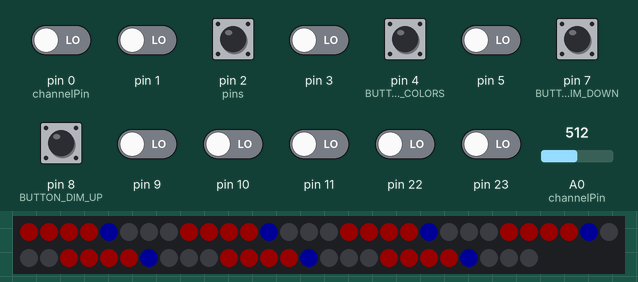
This sketch was run on a simulated Arduino Uno, built with avr-gcc and run on an emulated ATmega328P. Shown: 56 RGB LEDs in strip order, left to right, continuing on the next row. The test bench sets the inputs (shaded band); at power-on: pin 2 (pins), pin 4 (BUTTON_COLORS), pin 7 (BUTTON_DIM_DOWN), pin 8 (BUTTON_DIM_UP) HIGH, pin 0 (channelPin), pin 1, pin 3, pin 5, pin 9–11, pin 22, pin 23 LOW, A0 (channelPin) = 512. Dim RGB values are drawn brighter than linear.

Above: at 1.2 s.
1.3 s: A0 (channelPin) set to 501
At 1.9 s:
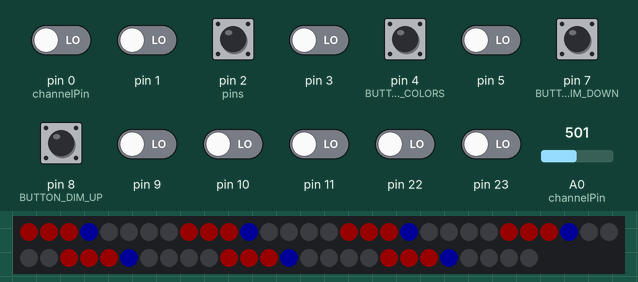
3.0 s: A0 (channelPin) set to 392
4.5 s: A0 (channelPin) set to 375
At 5.2 s:
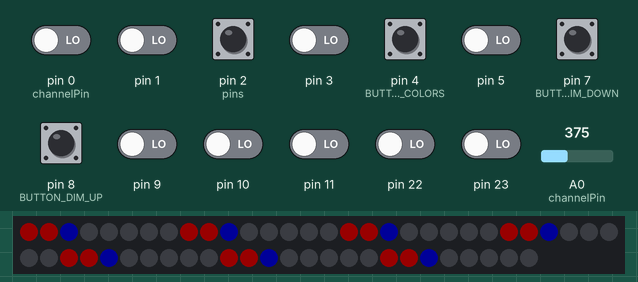
6.2 s: pin 7 (BUTTON_DIM_DOWN) pulled LOW for 0.15 s
At 6.9 s:
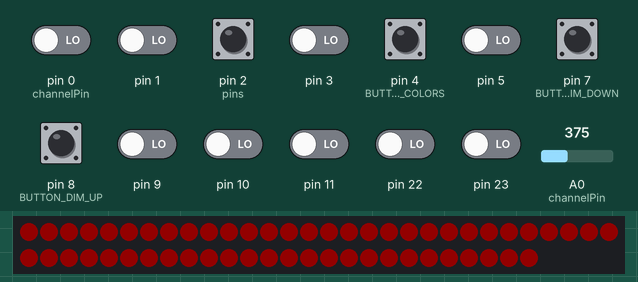
9.3 s: pin 4 (BUTTON_COLORS) pulled LOW for 0.15 s
At 10.1 s:
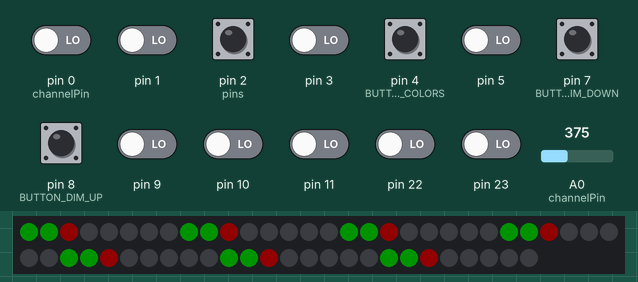
12.4 s: pin 2 (pins) pulled LOW for 0.15 s
At 13.6 s:
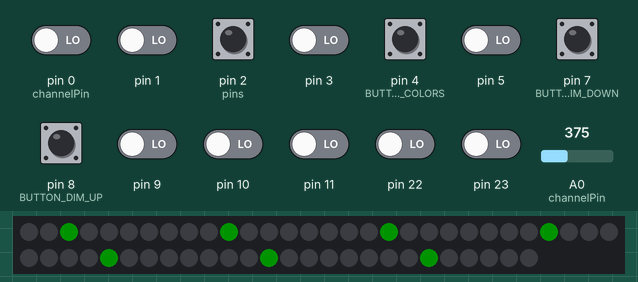
Timing chart, 0 to 15.4 s (numbered marks = the images above; inputs shaded):
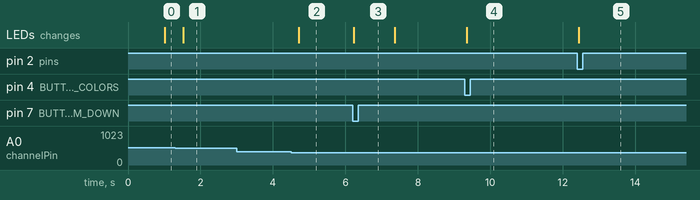

Measured:
- after the input at 1.3 s, the LEDs: change after 0.22 s (image 1)
- after the input at 3.0 s, every drawn part: stays the same
- after the input at 4.5 s, the LEDs: change after 0.21 s (image 2)
- after the input at 6.2 s, the LEDs: change at once (image 3)
- after the input at 9.3 s, the LEDs: change after 0.05 s (image 4)
- after the input at 12.4 s, the LEDs: change after 0.05 s (image 5)

The sketch:

equalizer_neopixel.ino
```cpp
#include <util/atomic.h>
#include <Adafruit_NeoPixel.h>
#ifdef __AVR__
#include <avr/power.h>
#endif

Adafruit_NeoPixel pixels = Adafruit_NeoPixel(56, 6, NEO_GRB + NEO_KHZ800);

#define BUTTON_MODE PD2
#define BUTTON_COLORS PD4
#define BUTTON_DIM_UP PB0
#define BUTTON_DIM_DOWN PD7
#define countArr(number) sizeof(number)/sizeof(number[0])
#define NUM_COLS 7

//MSGEQ7 pins
#define channelPin 0
#define strobePin PB4
#define resetPin PB5

uint8_t pressed[] = {0, 0, 0, 0};
uint8_t released[] = {1, 1, 1, 1};
uint32_t millis_pressed[] = {0, 0, 0, 0};
uint32_t millis_released[] = {0, 0, 0, 0};
uint32_t last_millis = 0;
uint32_t last_millis_fall[7];
uint32_t last_millis_stay_max[7];

uint16_t spectrumLeftValue[7];
uint16_t spectrumRightValue[7];
uint8_t filter = 120;
uint16_t spectrumValue[7];
uint16_t amplitudeBitsLast[7];
uint16_t maxFreq;
uint8_t modeType = 1;
uint16_t speedFall = 60;//the speed (ms) of max amplitude falling
uint16_t stayMaxFall = 200; // how much time (ms) will stay at max amplitude before starting to fall
uint16_t speedFall_1 = 40;

uint8_t brightness = 40;
uint8_t max_brightness = 200;

uint32_t colors[8];
uint8_t cntColors = 0;

uint32_t peakColor;

boolean debug = 0;
boolean first_splash = 1;
uint16_t sum_spectrumValues = 0;
boolean debug_spectrumValues = 0;
boolean debug_once = 0;

void setup() {
  DDRD &= ~(1 << BUTTON_MODE); //BUTTON_MODE INPUT
  PORTD |= (1 << BUTTON_MODE); //BUTTON_MODE INPUT_PULLUP

  DDRB &= ~(1 << BUTTON_DIM_UP); //BUTTON_DIM INPUT
  PORTB |= (1 << BUTTON_DIM_UP); //BUTTON_DIM INPUT_PULLUP

  DDRD &= ~(1 << BUTTON_COLORS); //BUTTON_COLORS INPUT
  PORTD |= (1 << BUTTON_COLORS); //BUTTON_COLORS INPUT_PULLUP

  DDRD &= ~(1 << BUTTON_DIM_DOWN); //BUTTON_NAN INPUT
  PORTD |= (1 << BUTTON_DIM_DOWN); //BUTTON_NAN INPUT_PULLUP

  TCCR1A |= (1 << WGM10) | (1 << WGM11);
  TCCR1B = (1 << CS11) | (1 << CS10) | (1 << WGM12) | (1 << WGM13); // Normal port operation, 64 prescaller, Fast PWM OCRA
  OCR1A = 1250; //200Hz
  TIMSK1 = (1 << TOIE1);

  DDRB |= (1 << strobePin) | (1 << resetPin);

  MSGEQ7_reset();

  pixels.begin();
  pixels.setBrightness(brightness + 1);

  setColors(cntColors);
}

void loop() {

  //press MODE for more than 1 sec to enter debug mode
  if (!buttonReleased(0) && (millis() - millis_pressed[0]) > 1000) {
    debug = !debug;
    if (debug) {
      Serial.begin(9600);
      Serial.println("Starting debugging...");
    }
    else {
      Serial.println("Stop debugging...");
      Serial.end();
    }
    pressed[0] = 0;
    released[0] = 1;
  }

  //MODE - cycle throw modes
  if (buttonPressed(0)) {
    ++modeType %= 4;
    pressed[0] = 0;
    if (debug) {
      Serial.print("SET Mode type: ");
      Serial.println(modeType);
    }
  }

  //COLORS - cycle throw colors
  if (buttonPressed(1)) {
    ++cntColors %= 4;
    setColors(cntColors);
    pressed[1] = 0;

    if (debug) {
      Serial.print("SET Colors: ");
      Serial.println(cntColors);
    }
  }

  //DIM - cycle throw brightness UP (DIM)
  if (buttonPressed(3)) {
    if (brightness < max_brightness) {
      brightness = floor(brightness / 10) * 10 + 10;
    }
    pixels.setBrightness(brightness + 1);
    pressed[3] = 0;

    if (debug) {
      Serial.print("DIM UP: ");
      Serial.println(brightness + 1);
    }
  }

  //DIM - cycle throw brightness DOWN (DIM)
  if (buttonPressed(2)) {
    if (brightness > 10) {
      brightness = floor(brightness / 10) * 10  - 10;
    }
    else if (brightness > 0) {
      brightness = 0;
    }
    pixels.setBrightness(brightness + 1);
    pressed[2] = 0;

    if (debug) {
      Serial.print("DIM DOWN: ");
      Serial.println(brightness + 1);
    }
  }

  //if buton DIM UP is pressed and not released for more than 1 sec, it will increment automaticallly the brightness, till max brightness
  if ( !buttonReleased(3)
       &&
       (millis() - millis_pressed[3]) > 1000
       &&
       (millis() - last_millis) > 20
     ) {
    if (brightness < max_brightness) {
      brightness++;
      pixels.setBrightness(brightness + 1);

      if (debug) {
        Serial.print("DIM UP incr: ");
        Serial.println(brightness + 1);
      }
    }
    last_millis = millis();
  }

  //if buton DIM DOWN is pressed and not released for more than 1 sec, it will decrement automaticallly the brightness, till 0
  if ( !buttonReleased(2)
       &&
       (millis() - millis_pressed[2]) > 1000
       &&
       (millis() - last_millis) > 20
     ) {
    if (brightness > 0) {
      brightness--;
      pixels.setBrightness(brightness + 1);

      if (debug) {
        Serial.print("DIM DOWN decr: ");
        Serial.println(brightness + 1);
      }
    }
    last_millis = millis();
  }

  //light all leds to the designated brightness and sustain the light after releasing for 1 sec
  if (
    ( (millis() - millis_released[2]) < 1000 ||  (millis() - millis_released[3]) < 1000 )
    ||
    ( !buttonReleased(2) ||  !buttonReleased(3) )

  ) {
    if (brightness >= max_brightness) {
      pixels.clear();
      //lightSmileFace();
      Adi();
      pixels.show();
    }
    else if (brightness == 0) {
      pixels.clear();
      //lightSadFace();
      Adi();
      pixels.show();
    }
    else {
      pixels.clear();
      if (first_splash) {
        Adi();
      }
      else {
        lightFullLeds();
      }
      pixels.show();
    }
  }
  else {
    first_splash = 0;
    MSGEQ7_read();

    pixels.clear();
    pixels.show();

    ledLights(spectrumValue, countArr(spectrumValue), modeType);

    pixels.show();
  }

}

void setColors(uint8_t colorType) {
  switch (colorType) {
    case 0:
      colors[0] = pixels.Color(153, 0, 0);
      colors[1] = pixels.Color(153, 0, 0);
      colors[2] = pixels.Color(153, 0, 0);
      colors[3] = pixels.Color(153, 0, 0);
      colors[4] = pixels.Color(153, 0, 0);
      colors[5] = pixels.Color(153, 0, 0);
      colors[6] = pixels.Color(153, 0, 0);
      colors[7] = pixels.Color(153, 0, 0);

      peakColor = pixels.Color(0, 0, 153);
      break;
    case 1:
      colors[0] = pixels.Color(0, 153, 0);
      colors[1] = pixels.Color(0, 153, 0);
      colors[2] = pixels.Color(0, 153, 0);
      colors[3] = pixels.Color(0, 153, 0);
      colors[4] = pixels.Color(0, 153, 0);
      colors[5] = pixels.Color(0, 153, 0);
      colors[6] = pixels.Color(0, 153, 0);
      colors[7] = pixels.Color(0, 153, 0);

      peakColor = pixels.Color(153, 0, 0);
      break;
    case 2:
      colors[0] = pixels.Color(0, 0, 153);
      colors[1] = pixels.Color(0, 0, 153);
      colors[2] = pixels.Color(0, 0, 153);
      colors[3] = pixels.Color(0, 0, 153);
      colors[4] = pixels.Color(0, 0, 153);
      colors[5] = pixels.Color(0, 0, 153);
      colors[6] = pixels.Color(0, 0, 153);
      colors[7] = pixels.Color(0, 0, 153);

      peakColor = pixels.Color(153, 0, 0);
      break;
    case 3:
      colors[0] = pixels.Color(0, 0, 153);
      colors[1] = pixels.Color(0, 0, 153);
      colors[2] = pixels.Color(224, 224, 0);
      colors[3] = pixels.Color(224, 224, 0);
      colors[4] = pixels.Color(224, 224, 0);
      colors[5] = pixels.Color(153, 0, 0);
      colors[6] = pixels.Color(153, 0, 0);
      colors[7] = pixels.Color(153, 0, 0);

      peakColor = pixels.Color(153, 0, 0);
      break;
    default:
      colors[0] = pixels.Color(0, 153, 0);
      colors[1] = pixels.Color(0, 153, 0);
      colors[2] = pixels.Color(0, 153, 0);
      colors[3] = pixels.Color(0, 153, 0);
      colors[4] = pixels.Color(0, 153, 0);
      colors[5] = pixels.Color(0, 153, 0);
      colors[6] = pixels.Color(0, 153, 0);
      colors[7] = pixels.Color(0, 153, 0);

      peakColor = pixels.Color(153, 0, 0);
  };
}

void ledLights(uint16_t *spectrumValue, uint8_t sizeSpectrum, uint8_t type) {
  uint8_t amplitudeBits = 0;
  uint8_t max_amplitudeBits = 0;

  //MODE 0 :: lights all leds till amplitude
  if (type == 0) {
    for (int i = 0 ; i < NUM_COLS; i++) {
      amplitudeBits = floor(spectrumValue[i] / 128) + 1; // 1024 / 8 = 128
      if (spectrumValue[i] < filter) {
        amplitudeBits = 0;
      }
      lightAllBand(i, amplitudeBits, colors);
    }
  }

  //MODE 1 :: lights all leds till amplitude + fall max amplitude
  if (type == 1) {
    for (int i = 0 ; i < NUM_COLS; i++) {
      amplitudeBits = floor(spectrumValue[i] / 128) + 1; // 1024 / 8 = 128
      if (spectrumValue[i] < filter) {
        amplitudeBits = 0;
      }
      lightAllBand(i, amplitudeBits, colors);

      if (amplitudeBits >= amplitudeBitsLast[i]) {
        amplitudeBitsLast[i] = amplitudeBits;
        last_millis_fall[i] = millis();
        last_millis_stay_max[i] = millis();
      }
      else if (amplitudeBitsLast[i] > 0 && (millis() - last_millis_fall[i]) > speedFall && (millis() - last_millis_stay_max[i]) > stayMaxFall) {
        amplitudeBitsLast[i]--;
        last_millis_fall[i] = millis();
      }

      if (amplitudeBitsLast[i] > 0) {
        if (cntColors != 3) {
          lightPixelBandColor(i, amplitudeBitsLast[i], peakColor);
        }
        else {
          lightPixelBand(i, amplitudeBitsLast[i], colors);
        }
      }
    }
  }


  //MODE 2 :: fall max amplitude
  if (type == 2) {
    for (int i = 0 ; i < NUM_COLS; i++) {
      amplitudeBits = floor(spectrumValue[i] / 128) + 1; // 1024 / 8 = 128
      if (spectrumValue[i] < filter) {
        amplitudeBits = 0;
      }

      if (amplitudeBits >= amplitudeBitsLast[i]) {
        amplitudeBitsLast[i] = amplitudeBits;
        last_millis_fall[i] = millis();
      }
      else if (amplitudeBitsLast[i] > 0 && (millis() - last_millis_fall[i]) > speedFall_1) {
        amplitudeBitsLast[i]--;
        last_millis_fall[i] = millis();
      }

      if (amplitudeBitsLast[i] > 0) {
        lightPixelBand(i, amplitudeBitsLast[i], colors);
      }
    }
  }

  //MODE 3 :: center maxim frequency and distribute the rest
  if (type == 3) {
    max_amplitudeBits = floor(maxFreq / 128) + 1;
    for (int i = 0 ; i < NUM_COLS; i++) {
      if (maxFreq < filter) {
        max_amplitudeBits = 0;
      }

      //if is center
      if (i == 3) {
        lightAllBand(i, max_amplitudeBits, colors);
      }
      else if (i < 3) {
        lightAllBand(i, (
                       (max_amplitudeBits - (3 - i)) > 0
                       ?
                       (max_amplitudeBits - (3 - i))
                       :
                       0
                     ), colors);
      }
      else {
        lightAllBand(i, (
                       (max_amplitudeBits - (i - 3)) > 0
                       ?
                       (max_amplitudeBits - (i - 3))
                       :
                       0
                     ), colors);
      }
    }
  }
}

void lightAllBand(uint8_t col, uint8_t amplitude, uint32_t *colors) {
  uint8_t a = 0;

  for (uint8_t i = 8 * col; i < (8 * col + amplitude); i++) {
    pixels.setPixelColor(i, colors[a++]);
  }
}

void lightPixelBand(uint8_t col, uint8_t amplitude, uint32_t *colors) {
  pixels.setPixelColor(8 * col + amplitude - 1, colors[amplitude - 1]);
}

void lightPixelBandColor(uint8_t col, uint8_t amplitude, uint32_t color) {
  pixels.setPixelColor(8 * col + amplitude - 1, color);
}

void lightFullLeds() {
  for (uint8_t i = 0; i < NUM_COLS; i++) {
    lightAllBand(i, 8, colors);
  }
}

void Adi() {
  pixels.setPixelColor(0, colors[0]);
  pixels.setPixelColor(1, colors[1]);
  pixels.setPixelColor(2, colors[2]);
  pixels.setPixelColor(3, colors[3]);
  pixels.setPixelColor(4, colors[4]);
  pixels.setPixelColor(5, colors[5]);
  pixels.setPixelColor(6, colors[6]);

  pixels.setPixelColor(11, colors[3]);
  pixels.setPixelColor(15, colors[7]);

  pixels.setPixelColor(16, colors[0]);
  pixels.setPixelColor(17, colors[1]);
  pixels.setPixelColor(18, colors[2]);
  pixels.setPixelColor(19, colors[3]);
  pixels.setPixelColor(20, colors[4]);
  pixels.setPixelColor(21, colors[5]);
  pixels.setPixelColor(22, colors[6]);

  pixels.setPixelColor(24, colors[0]);
  pixels.setPixelColor(25, colors[1]);
  pixels.setPixelColor(26, colors[2]);

  pixels.setPixelColor(32, colors[0]);
  pixels.setPixelColor(34, colors[2]);

  pixels.setPixelColor(40, colors[0]);
  pixels.setPixelColor(41, colors[1]);
  pixels.setPixelColor(42, colors[2]);
  pixels.setPixelColor(43, colors[3]);
  pixels.setPixelColor(44, colors[4]);
  pixels.setPixelColor(45, colors[5]);
  pixels.setPixelColor(46, colors[6]);
  pixels.setPixelColor(47, colors[7]);

  pixels.setPixelColor(48, colors[0]);
  pixels.setPixelColor(49, colors[1]);
  pixels.setPixelColor(50, colors[2]);
  pixels.setPixelColor(51, colors[3]);
  pixels.setPixelColor(52, colors[4]);
  pixels.setPixelColor(53, colors[5]);
  pixels.setPixelColor(55, colors[7]);

}

void lightSmileFace() {
  pixels.setPixelColor(2, colors[2]);
  pixels.setPixelColor(5, colors[5]);

  pixels.setPixelColor(9, colors[1]);
  pixels.setPixelColor(12, colors[4]);
  pixels.setPixelColor(13, colors[5]);
  pixels.setPixelColor(14, colors[6]);

  pixels.setPixelColor(16, colors[0]);
  pixels.setPixelColor(21, colors[5]);

  pixels.setPixelColor(24, colors[0]);

  pixels.setPixelColor(32, colors[0]);
  pixels.setPixelColor(37, colors[5]);

  pixels.setPixelColor(41, colors[1]);
  pixels.setPixelColor(44, colors[4]);
  pixels.setPixelColor(45, colors[5]);
  pixels.setPixelColor(46, colors[6]);

  pixels.setPixelColor(50, colors[2]);
  pixels.setPixelColor(53, colors[5]);
}

void lightSadFace() {
  pixels.setPixelColor(0, colors[0]);
  pixels.setPixelColor(5, colors[5]);

  pixels.setPixelColor(9, colors[1]);
  pixels.setPixelColor(12, colors[4]);
  pixels.setPixelColor(13, colors[5]);
  pixels.setPixelColor(14, colors[6]);

  pixels.setPixelColor(18, colors[2]);
  pixels.setPixelColor(21, colors[5]);

  pixels.setPixelColor(26, colors[2]);

  pixels.setPixelColor(34, colors[2]);
  pixels.setPixelColor(37, colors[5]);

  pixels.setPixelColor(41, colors[1]);
  pixels.setPixelColor(44, colors[4]);
  pixels.setPixelColor(45, colors[5]);
  pixels.setPixelColor(46, colors[6]);

  pixels.setPixelColor(48, colors[0]);
  pixels.setPixelColor(53, colors[5]);
}

void MSGEQ7_reset() {
  PORTB &= ~(1 << resetPin);  //init with STROBE and RESET low
  PORTB &= ~(1 << strobePin);

  PORTB |= (1 << resetPin) ; //set RESET high
  PORTB |= (1 << strobePin); //set STROBE high
  delayMicroseconds(18); //delay 18us for STROBE high (see timing diagram)

  PORTB &= ~(1 << strobePin); //set STROBE low
  delayMicroseconds(54); //delay 54us (tss 72us) for STROBE low (see timing diagram)

  PORTB &= ~(1 << resetPin); //set RESET low
  PORTB |= (1 << strobePin); //set STROBE high
  delayMicroseconds(18); //delay 18us for STROBE high (see timing diagram)
}

void MSGEQ7_read() {
  maxFreq = 0;
  for (int8_t i = 0; i <= 6; i++) {
    PORTB &= ~(1 << strobePin); //set STROBE low
    delayMicroseconds(10); // to = 36 us (see timing diagram)
    spectrumValue[i] = analogRead(channelPin);

    if (spectrumValue[i] < filter) {
      spectrumValue[i] = 0;
    }

    if (modeType == 3) { //get maximum value of frequencies
      if (i == 0) {
        maxFreq = spectrumValue[i];
      }
      else if (spectrumValue[i] > maxFreq && i <= 1) {
        maxFreq = spectrumValue[i];
      }
    }

    PORTB |= (1 << strobePin); //set STROBE high
    delayMicroseconds(10); // tss = 72 us (see timing diagram)
  }


  if (debug) {
    if(buttonReleased(0) || buttonReleased(1)){
      debug_once = 0;
    }

    if(!buttonReleased(0) && !buttonReleased(1) && !debug_once){
      debug_spectrumValues = !debug_spectrumValues;
      if(debug_spectrumValues){
        Serial.println("Show spectrum values....");
      }
      else{
        Serial.println("Hide spectrum values....");
      }
      debug_once = 1;
    }

    if (debug_spectrumValues) {
      sum_spectrumValues = array_sum(spectrumValue);
      if (sum_spectrumValues > 0) {
        for (uint8_t i = 0; i < countArr(spectrumValue); i++) {
          Serial.print(spectrumValue[i]);
          Serial.print("\t");
        }
        Serial.println();
      }
    }
  }
}

uint16_t array_sum(uint16_t *spectrumValue) {
  uint16_t sum = 0;

  for (uint8_t i = 0; i < 7; i++) {
    sum += spectrumValue[i];
  }

  return sum;
}

ISR(TIMER1_OVF_vect) {
  //every 5 ms check for debounce
  debouncePress();
}

void debouncePress() {

  volatile static uint8_t pins[] = {BUTTON_MODE, BUTTON_COLORS, BUTTON_DIM_DOWN, BUTTON_DIM_UP};
  volatile uint8_t pinb_arr[] = {PIND, PIND, PIND, PINB};
  volatile static uint8_t isPushed[] = {0, 0, 0, 0};
  volatile static uint8_t lastState[] = {0, 0, 0, 0};
  volatile static uint8_t count[] = {0, 0, 0, 0};

  for (uint8_t i = 0; i < countArr(pins); i++) {

    isPushed[i] = ( ( pinb_arr[i] & (1 << pins[i]) ) == 0);

    //check if button was pressed
    if (isPushed[i] && !lastState[i]) { // if pressed

      count[i]++;

      // if button has not bounce for 4 checks, the button is debounce and considered pressed
      if (count[i] >= 4) {
        lastState[i] = isPushed[i];
        pressed[i] = 1;
        released[i] = 0;
        millis_pressed[i] = millis();
        count[i] = 0;
      }
    }
    else if (!isPushed[i] && lastState[i]) { //if released
      lastState[i] = isPushed[i];
      millis_released[i] = millis();
      pressed[i] = 0;
      released[i] = 1;
      count[i] = 0;
    }
  }

}

boolean buttonPressed(uint8_t pin) {
  ATOMIC_BLOCK(ATOMIC_RESTORESTATE) {
    if (pressed[pin]) {
      return true;
    }

    return false;
  }
}

boolean buttonReleased(uint8_t pin) {
  ATOMIC_BLOCK(ATOMIC_RESTORESTATE) {
    if (released[pin]) {
      return true;
    }

    return false;
  }
}

/*
boolean checkSwitchOFF() {
  ATOMIC_BLOCK(ATOMIC_RESTORESTATE) {
    if (!buttonReleased(0)) {
      if ((millis() - millis_pressed[0]) >= 1000) {
        pixels.clear();
        pixels.show();
        return true;
      }
    }

    return false;
  }
}
*/
```
